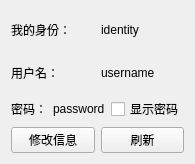
<?xml version="1.0" encoding="UTF-8"?>
<ui version="4.0">
 <class>AdminInformation</class>
 <widget class="QWidget" name="AdminInformation">
  <property name="geometry">
   <rect>
    <x>0</x>
    <y>0</y>
    <width>187</width>
    <height>164</height>
   </rect>
  </property>
  <property name="windowTitle">
   <string>AdminInformation</string>
  </property>
  <property name="windowIcon">
   <iconset>
    <normaloff>images/myinformation.png</normaloff>images/myinformation.png</iconset>
  </property>
  <layout class="QGridLayout" name="gridLayout">
   <item row="0" column="0">
    <layout class="QHBoxLayout" name="horizontalLayout_4">
     <item>
      <widget class="QLabel" name="classLabel">
       <property name="text">
        <string>我的身份：</string>
       </property>
      </widget>
     </item>
     <item>
      <widget class="QLabel" name="classText">
       <property name="text">
        <string>identity</string>
       </property>
      </widget>
     </item>
    </layout>
   </item>
   <item row="1" column="0">
    <layout class="QHBoxLayout" name="horizontalLayout_5">
     <item>
      <widget class="QLabel" name="usernameLabel">
       <property name="text">
        <string>用户名：</string>
       </property>
      </widget>
     </item>
     <item>
      <widget class="QLabel" name="usernameText">
       <property name="text">
        <string>username</string>
       </property>
      </widget>
     </item>
    </layout>
   </item>
   <item row="2" column="0">
    <layout class="QHBoxLayout" name="horizontalLayout_6">
     <item>
      <widget class="QLabel" name="passwordLabel">
       <property name="text">
        <string>密码：</string>
       </property>
      </widget>
     </item>
     <item>
      <widget class="QLabel" name="passwordText">
       <property name="text">
        <string>password</string>
       </property>
      </widget>
     </item>
     <item>
      <widget class="QCheckBox" name="pwdCheck">
       <property name="text">
        <string>显示密码</string>
       </property>
      </widget>
     </item>
    </layout>
   </item>
   <item row="3" column="0">
    <layout class="QHBoxLayout" name="horizontalLayout">
     <item>
      <widget class="QPushButton" name="changeInformation">
       <property name="text">
        <string>修改信息</string>
       </property>
      </widget>
     </item>
     <item>
      <widget class="QPushButton" name="flushBtn">
       <property name="text">
        <string>刷新</string>
       </property>
      </widget>
     </item>
    </layout>
   </item>
  </layout>
 </widget>
 <layoutdefault spacing="6" margin="11"/>
 <resources/>
 <connections/>
</ui>
